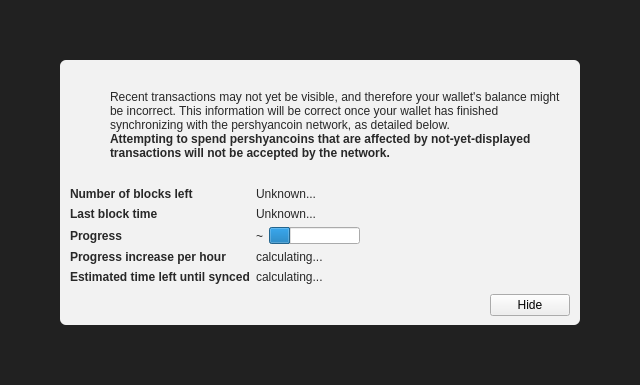
<?xml version="1.0" encoding="UTF-8"?>
<ui version="4.0">
 <class>ModalOverlay</class>
 <widget class="ModalOverlay" name="ModalOverlay">
  <property name="geometry">
   <rect>
    <x>0</x>
    <y>0</y>
    <width>640</width>
    <height>385</height>
   </rect>
  </property>
  <property name="windowTitle">
   <string>Form</string>
  </property>
  <layout class="QVBoxLayout" name="verticalLayout" stretch="0">
   <property name="sizeConstraint">
    <enum>QLayout::SetDefaultConstraint</enum>
   </property>
   <property name="leftMargin">
    <number>0</number>
   </property>
   <property name="topMargin">
    <number>0</number>
   </property>
   <property name="rightMargin">
    <number>0</number>
   </property>
   <property name="bottomMargin">
    <number>0</number>
   </property>
   <item>
    <widget class="QWidget" name="bgWidget" native="true">
     <property name="styleSheet">
      <string notr="true">#bgWidget { background: rgba(0,0,0,220); }</string>
     </property>
     <layout class="QVBoxLayout" name="verticalLayoutMain" stretch="1">
      <property name="leftMargin">
       <number>60</number>
      </property>
      <property name="topMargin">
       <number>60</number>
      </property>
      <property name="rightMargin">
       <number>60</number>
      </property>
      <property name="bottomMargin">
       <number>60</number>
      </property>
      <item>
       <widget class="QWidget" name="contentWidget" native="true">
        <property name="styleSheet">
         <string notr="true">#contentWidget { background: rgba(255,255,255,240); border-radius: 6px; }

QLabel { color: rgb(40,40,40);  }</string>
        </property>
        <layout class="QVBoxLayout" name="verticalLayoutSub" stretch="1,0,0,0">
         <property name="spacing">
          <number>0</number>
         </property>
         <property name="leftMargin">
          <number>10</number>
         </property>
         <property name="topMargin">
          <number>10</number>
         </property>
         <property name="rightMargin">
          <number>10</number>
         </property>
         <property name="bottomMargin">
          <number>10</number>
         </property>
         <item>
          <layout class="QHBoxLayout" name="horizontalLayoutIconText" stretch="0,1">
           <property name="topMargin">
            <number>20</number>
           </property>
           <item>
            <layout class="QVBoxLayout" name="verticalLayoutIcon">
             <property name="leftMargin">
              <number>0</number>
             </property>
             <item>
              <widget class="QPushButton" name="warningIcon">
               <property name="enabled">
                <bool>false</bool>
               </property>
               <property name="text">
                <string/>
               </property>
               <property name="icon">
                <iconset>
                 <normaloff>:/icons/warning</normaloff>
                 <disabledoff>:/icons/warning</disabledoff>:/icons/warning</iconset>
               </property>
               <property name="iconSize">
                <size>
                 <width>48</width>
                 <height>48</height>
                </size>
               </property>
               <property name="flat">
                <bool>true</bool>
               </property>
              </widget>
             </item>
             <item>
              <spacer name="verticalSpacerWarningIcon">
               <property name="orientation">
                <enum>Qt::Vertical</enum>
               </property>
               <property name="sizeHint" stdset="0">
                <size>
                 <width>20</width>
                 <height>40</height>
                </size>
               </property>
              </spacer>
             </item>
            </layout>
           </item>
           <item>
            <layout class="QVBoxLayout" name="verticalLayoutInfoText">
             <property name="leftMargin">
              <number>0</number>
             </property>
             <property name="topMargin">
              <number>0</number>
             </property>
             <item>
              <widget class="QLabel" name="infoText">
               <property name="text">
                <string>Recent transactions may not yet be visible, and therefore your wallet's balance might be incorrect. This information will be correct once your wallet has finished synchronizing with the pershyancoin network, as detailed below.</string>
               </property>
               <property name="textFormat">
                <enum>Qt::RichText</enum>
               </property>
               <property name="wordWrap">
                <bool>true</bool>
               </property>
              </widget>
             </item>
             <item>
              <widget class="QLabel" name="infoTextStrong">
               <property name="font">
                <font>
                 <weight>75</weight>
                 <bold>true</bold>
                </font>
               </property>
               <property name="text">
                <string>Attempting to spend pershyancoins that are affected by not-yet-displayed transactions will not be accepted by the network.</string>
               </property>
               <property name="textFormat">
                <enum>Qt::RichText</enum>
               </property>
               <property name="wordWrap">
                <bool>true</bool>
               </property>
              </widget>
             </item>
             <item>
              <spacer name="verticalSpacerInTextSpace">
               <property name="orientation">
                <enum>Qt::Vertical</enum>
               </property>
               <property name="sizeHint" stdset="0">
                <size>
                 <width>20</width>
                 <height>40</height>
                </size>
               </property>
              </spacer>
             </item>
            </layout>
           </item>
          </layout>
         </item>
         <item>
          <spacer name="verticalSpacerAfterText">
           <property name="orientation">
            <enum>Qt::Vertical</enum>
           </property>
           <property name="sizeHint" stdset="0">
            <size>
             <width>20</width>
             <height>40</height>
            </size>
           </property>
          </spacer>
         </item>
         <item>
          <layout class="QFormLayout" name="formLayout">
           <property name="fieldGrowthPolicy">
            <enum>QFormLayout::FieldsStayAtSizeHint</enum>
           </property>
           <property name="horizontalSpacing">
            <number>6</number>
           </property>
           <property name="verticalSpacing">
            <number>6</number>
           </property>
           <property name="topMargin">
            <number>10</number>
           </property>
           <item row="0" column="0">
            <widget class="QLabel" name="labelNumberOfBlocksLeft">
             <property name="font">
              <font>
               <weight>75</weight>
               <bold>true</bold>
              </font>
             </property>
             <property name="text">
              <string>Number of blocks left</string>
             </property>
            </widget>
           </item>
           <item row="0" column="1">
            <widget class="QLabel" name="numberOfBlocksLeft">
             <property name="text">
              <string>Unknown...</string>
             </property>
            </widget>
           </item>
           <item row="1" column="0">
            <widget class="QLabel" name="labelLastBlockTime">
             <property name="font">
              <font>
               <weight>75</weight>
               <bold>true</bold>
              </font>
             </property>
             <property name="text">
              <string>Last block time</string>
             </property>
            </widget>
           </item>
           <item row="1" column="1">
            <widget class="QLabel" name="newestBlockDate">
             <property name="sizePolicy">
              <sizepolicy hsizetype="Maximum" vsizetype="Preferred">
               <horstretch>0</horstretch>
               <verstretch>0</verstretch>
              </sizepolicy>
             </property>
             <property name="text">
              <string>Unknown...</string>
             </property>
            </widget>
           </item>
           <item row="2" column="0">
            <widget class="QLabel" name="labelSyncDone">
             <property name="font">
              <font>
               <weight>75</weight>
               <bold>true</bold>
              </font>
             </property>
             <property name="text">
              <string>Progress</string>
             </property>
            </widget>
           </item>
           <item row="2" column="1">
            <layout class="QHBoxLayout" name="horizontalLayoutSync" stretch="0,1">
             <item>
              <widget class="QLabel" name="percentageProgress">
               <property name="text">
                <string notr="true">~</string>
               </property>
              </widget>
             </item>
             <item>
              <widget class="QProgressBar" name="progressBar">
               <property name="value">
                <number>24</number>
               </property>
               <property name="format">
                <string/>
               </property>
              </widget>
             </item>
            </layout>
           </item>
           <item row="4" column="0">
            <widget class="QLabel" name="labelProgressIncrease">
             <property name="font">
              <font>
               <weight>75</weight>
               <bold>true</bold>
              </font>
             </property>
             <property name="text">
              <string>Progress increase per hour</string>
             </property>
            </widget>
           </item>
           <item row="4" column="1">
            <widget class="QLabel" name="progressIncreasePerH">
             <property name="text">
              <string>calculating...</string>
             </property>
            </widget>
           </item>
           <item row="5" column="0">
            <widget class="QLabel" name="labelEstimatedTimeLeft">
             <property name="font">
              <font>
               <weight>75</weight>
               <bold>true</bold>
              </font>
             </property>
             <property name="text">
              <string>Estimated time left until synced</string>
             </property>
            </widget>
           </item>
           <item row="5" column="1">
            <widget class="QLabel" name="expectedTimeLeft">
             <property name="text">
              <string>calculating...</string>
             </property>
            </widget>
           </item>
          </layout>
         </item>
         <item>
          <layout class="QHBoxLayout" name="horizontalLayoutButtons">
           <property name="leftMargin">
            <number>10</number>
           </property>
           <property name="topMargin">
            <number>10</number>
           </property>
           <item>
            <spacer name="horizontalSpacer">
             <property name="orientation">
              <enum>Qt::Horizontal</enum>
             </property>
             <property name="sizeHint" stdset="0">
              <size>
               <width>40</width>
               <height>20</height>
              </size>
             </property>
            </spacer>
           </item>
           <item>
            <widget class="QPushButton" name="closeButton">
             <property name="text">
              <string>Hide</string>
             </property>
            </widget>
           </item>
          </layout>
         </item>
        </layout>
       </widget>
      </item>
     </layout>
    </widget>
   </item>
  </layout>
 </widget>
 <customwidgets>
  <customwidget>
   <class>ModalOverlay</class>
   <extends>QWidget</extends>
   <header>qt/modaloverlay.h</header>
   <container>1</container>
  </customwidget>
 </customwidgets>
 <resources/>
 <connections/>
</ui>
